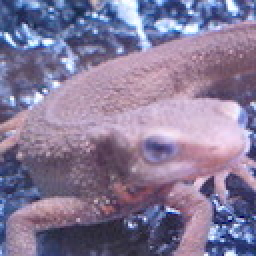
#> input picture assets/imori.jpg, 128 x 128 px (shown 2 times larger)
$ jupyter execute Canny.ipynb
#> lines starting #> are read from the running program, lines starting #| are printed output that depends on the picture; after the words box and inside, x2 and y2 are one past the last pixel; in counts of white or black regions, pixels touching at a corner belong together
[cell 1]
import cv2
import numpy as np
from matplotlib import pyplot as plt

[cell 2]
img = cv2.imread("../assets/imori.jpg", 0)
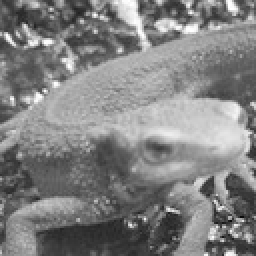
#> img: shape (128, 128) (shown 2 times larger); min 8, max 255, mean 129.1

[cell 3]
edge = cv2.Canny(img, 50, 110)
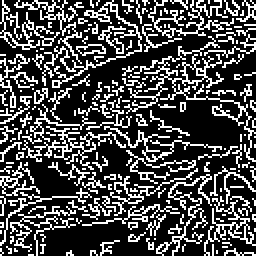
#> edge: shape (128, 128) (shown 2 times larger); 28.7% white in thin lines or dots

$ run again, with assets/blox.jpg copied over assets/imori.jpg
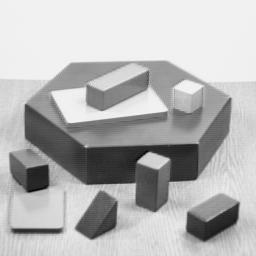
#> input picture assets/blox.jpg, 256 x 256 px
#> img is the input picture: shape (256, 256); min 0, max 252, mean 182.8
#> `edge = cv2.Canny(img, 50, 110)`:
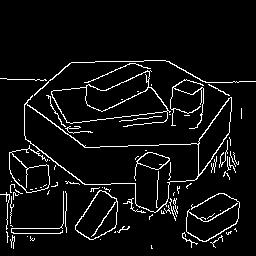
#> edge: shape (256, 256); 6% white in thin lines or dots, all inside (x1, y1, x2, y2) = (0, 60, 256, 249)

$ run again, with assets/thorino.jpg copied over assets/imori.jpg
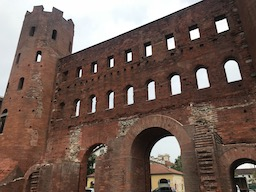
#> input picture assets/thorino.jpg, 256 x 192 px
#> `img = cv2.imread("../assets/imori.jpg", 0)`:
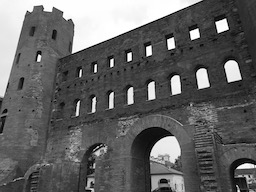
#> img: shape (192, 256); min 0, max 255, mean 99.4
#> `edge = cv2.Canny(img, 50, 110)`:
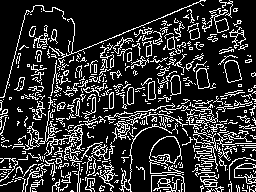
#> edge: shape (192, 256); 18.9% white in thin lines or dots
